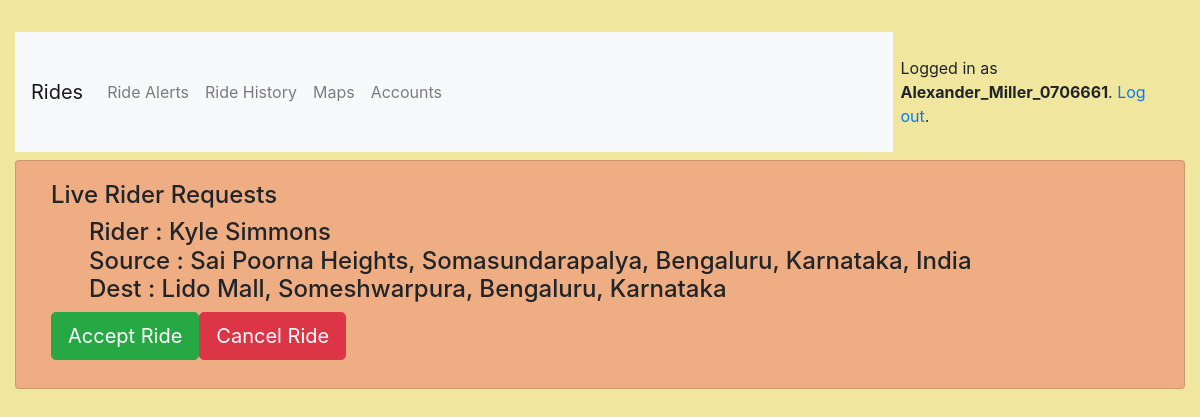
Before: /e/live/ (signed in) with the older database file.
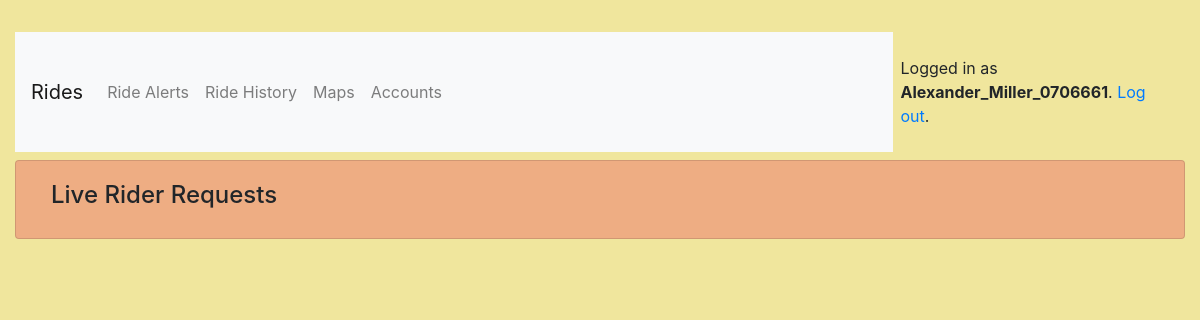
After: the same page with the newer database file.
### rides/models.py (models this page shows, shortened)
class Ride(models.Model):
    rider = models.ForeignKey(User, on_delete=models.CASCADE, null=True, blank=True)
    cabee = models.ForeignKey(Executive, on_delete=models.CASCADE, null=True, blank=True)
    cab = models.ForeignKey(Cab, on_delete=models.CASCADE, null=True, blank=True)
    date_time = models.DateTimeField(auto_now=False, auto_now_add=True)
    updated_time = models.DateTimeField(auto_now=True, auto_now_add=False)
    status = models.ForeignKey(Status, on_delete=models.CASCADE, null=True, blank=True)
    travelled = models.DecimalField(max_digits=15, decimal_places=2, default=0.0)
    charges = models.DecimalField(max_digits=15, decimal_places=2, default=0.0)
    source = models.CharField(max_length=200, blank=False)
    destination = models.CharField(max_length=200, blank=False)
    is_started = models.BooleanField(default=False)

class User(AbstractUser):
    is_rider = models.BooleanField(default=False)
    is_ex = models.BooleanField(default=False)
    name = models.CharField(max_length=100)
    cell = PhoneNumberField(blank=True)
    wallet = models.DecimalField(max_digits=15, decimal_places=2, default=0.0)
    def __str__(self):
        return self.username

### rides/views/executive.py (the view, shortened to what this page needs)
# urls.py: path('live/', executive.RideAlert.as_view(), name='alerts'),
@method_decorator([login_required, executive_required], name='dispatch')
class RideAlert(UpdateView):
    model = Executive
    fields = '__all__'
    template_name = 'rides/exec/ride_alerts.html'
    def get_object(self):
        return self.request.user.executive
    def get_context_data(self, **kwargs):
        context = super().get_context_data(**kwargs)
        partner = self.get_object()
        print(partner.user.name)
        st = Status.objects.get(name="On Queue")
        curr_ride = partner.ride_set.all().filter(status=st).first()
        context["curr_position"] = [partner.car.lat, partner.car.lng]
        if not curr_ride:
            context['ride_available'] = False
        else:
            context['ride_available'] = True
            context['ride'] = curr_ride
            print(context['ride'].rider.name)
        return context

### rides/models.py (called while the page is built)
    def __str__(self):
        return self.number

### rides/templates/rides/exec/ride_alerts.html (shortened to what this page needs)
{% extends "base.html" %}
{% load crispy_forms_tags %}
{% load static %}
{% block content %}
    <h4>Live Rider Requests<h4>
    <form method="post" novalidate>
        {% if ride_available %}
            <div class="container">
                <div class="container m-2">
                    Rider : {{ ride.rider.name }}
                    <br>
                    Source : {{ ride.source }}
                    <br>
                    Dest : {{ ride.destination }}
                </div>
                <div class="row">
                    <button class="btn btn-lg btn-success" name="a_ride" type="submit">Accept Ride</button>
                    <button class="btn btn-lg btn-danger" name="c_ride" type="submit">Cancel Ride</button>
                </div>
            </div>
        {% endif %}
    </form>
{% endblock %}

Changed rows visible on the page:
no longer on this page (row edited): Ride: rider.name "Kyle Simmons", source "Sai Poorna Heights, Somasundarapalya, Bengaluru, Karnataka, India", destination "Lido Mall, Someshwarpura, Bengaluru, Karnataka"
Other visible differences:
text no longer shown: "Rider : Source : Dest : Accept Ride Cancel Ride"
